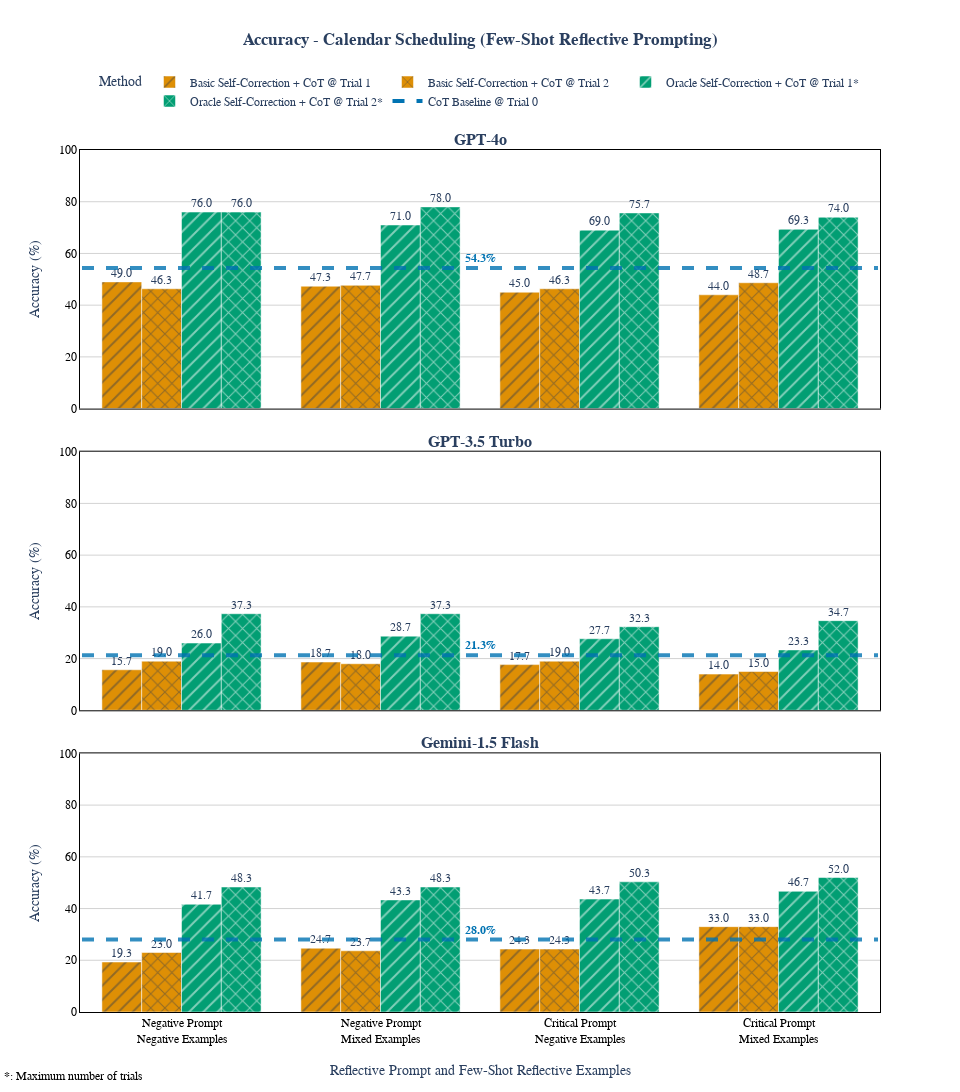

The code cell stored with this chart in its notebook:
### Code cell
import plotly.graph_objects as go
from plotly.subplots import make_subplots
import numpy as np

# Ensure mapping dictionaries are defined correctly
prompt_example_mapping = {
    'negative_prompt_negative_examples': 'Negative Prompt<br>Negative Examples',
    'negative_prompt_mixed_examples': 'Negative Prompt<br>Mixed Examples',
    'critical_prompt_negative_examples': 'Critical Prompt<br>Negative Examples',
    'critical_prompt_mixed_examples': 'Critical Prompt<br>Mixed Examples',
}

# Customize x-axis category order with new labels
desired_prompt_order = [
    'Negative Prompt<br>Negative Examples',
    'Negative Prompt<br>Mixed Examples',
    'Critical Prompt<br>Negative Examples',
    'Critical Prompt<br>Mixed Examples'
]

# Define pattern styles for each category
pattern_for_category = {
    'Basic Self-Correction + CoT @ Trial 1': '/',
    'Basic Self-Correction + CoT @ Trial 2': 'x',
    'Oracle Self-Correction + CoT @ Trial 1*': '/',
    'Oracle Self-Correction + CoT @ Trial 2*': 'x'
}


method_colors = {
    "Basic Self-Correction + CoT @ Trial 1": colors[1],
    "Basic Self-Correction + CoT @ Trial 2": colors[1],
    "Oracle Self-Correction + CoT @ Trial 1*": colors[2],
    "Oracle Self-Correction + CoT @ Trial 2*": colors[2]
}

# Initialize the figure with 3 subplots (one for each model)
fig = make_subplots(
    rows=3, cols=1,
    subplot_titles=[
        '<b>GPT-4o</b>', 
        '<b>GPT-3.5 Turbo</b>', 
        '<b>Gemini-1.5 Flash</b>'
    ],
    vertical_spacing=0.05,   # Increased from 0.2,
    shared_xaxes=True,
)

# List of models and corresponding data
models_data = [
    ('GPT-4o', gpt4o_other_accuracy_pivot, gpt4o_cot1_pivot),
    ('GPT-3.5-turbo', gpt35_other_accuracy_pivot, gpt35_cot1_pivot),
    ('Gemini-1.5-flash', gemini_other_accuracy_pivot, gemini_cot1_pivot)
]

# Track the methods we've already added to the legend to avoid duplicates
methods_in_legend = set()

# Loop over models to add subplots for each
for i, (model_name, model_data, cot1_pivot) in enumerate(models_data):
    row = i + 1  # Row for the subplot

    # Add a bar for each method for the current model
    for method in desired_order:
        method_data = model_data[model_data['method'] == method].copy()
        if method_data.empty:
            continue  # Skip if there's no data for the method
        # Map the prompt examples to new labels
        method_data['prompt_examples'] = method_data['prompt_examples'].map(prompt_example_mapping)
        # Multiply accuracy by 100
        method_data['accuracy_percent'] = method_data['accuracy'] * 100
        pattern = pattern_for_category.get(method)
        
        # Show legend only for the first occurrence of each method
        showlegend = method not in methods_in_legend
        if showlegend:
            methods_in_legend.add(method)
        
        # Add the bar for this method in the current subplot
        fig.add_trace(go.Bar(
            x=method_data['prompt_examples'],
            y=method_data['accuracy_percent'],
            name=method_name_mapping.get(method, method),
            text=[f"{acc:.1f}" for acc in method_data['accuracy_percent']],  # Remove % symbol
            textposition='outside',
            marker=dict(
                color=method_colors.get(method, '#000000'), 
                pattern=dict(shape=pattern)
            ),
            showlegend=showlegend,
            
        ), row=row, col=1)
    # Calculate the average accuracy for 'cot_1' and convert to percentage
    cot1_accuracy = cot1_pivot['accuracy'].iloc[0]  # Assuming only one row for 'cot_1'
    cot1_accuracy_percent = cot1_accuracy * 100

    # Add a horizontal line for 'cot_1' accuracy
    fig.add_shape(
        type="line",
        xref=f'x{row}' if row > 1 else 'x',  # Different xref for rows > 1
        yref=f'y{row}',
        x0=-0.5,  # Start just before the first bar
        y0=cot1_accuracy_percent,
        x1=len(desired_prompt_order) - 0.5,  # End just after the last bar
        y1=cot1_accuracy_percent,
        # Compute colors[0] opacity 80% to match the bars
        line=dict(color=colors[0], width=4, dash="dash"),
        opacity=0.8,
        row=row, col=1
    )

    # Add annotation for 'cot_1' accuracy
    fig.add_annotation(
        x=1.5,  # Relative position along the x-axis in paper coordinates
        y=cot1_accuracy_percent,
        xref="paper",
        yref=f"y{row}",
        text=f"<b>{cot1_accuracy_percent:.1f}%</b>",  # Include % symbol in annotation
        showarrow=False,
        font=dict(color=colors[0], size=12),
        align="left",
        yshift=10,
        row=row, col=1
    )


fig.add_trace(go.Scatter(
    x=[None],  # No data points
    y=[None],
    mode='lines',
    line=dict(color=colors[0], width=4, dash='dash'),  # Match the horizontal line's style
    name='CoT Baseline @ Trial 0',  # Legend entry name
    showlegend=True,
))


# Add annotation explaining the asterisk (*) symbol
fig.add_annotation(
    x=-0.11,  # Position at the very left of the plot
    y=-0.065,  # Position slightly below the plot area; adjust as needed
    xref='paper',  # Reference the entire plotting area horizontally
    yref='paper',  # Reference the entire plotting area vertically
    text="<b>*</b>: Maximum number of trials",  # Explanation text
    showarrow=False,  # No arrow pointing to anything
    font=dict(color="black", size=12),  # Font styling
    align="left",  # Left-align the text
    xanchor='left',  # Anchor the text to the left
    yanchor='top',   # Anchor the text to the top
    xshift=10,        # Horizontal shift to move the text slightly right
    yshift=0          # No vertical shift since it's already below the plot
)

# Update layout for grouped bars with modified axes and grid lines
fig.update_layout(
    title={
        'text': '<b>Accuracy - Calendar Scheduling (Few-Shot Reflective Prompting)</b>',
        'y': 0.97,
        'x': 0.5,
        'xanchor': 'center',
        'yanchor': 'top',
    },
    template='plotly_white',
    font=dict(family="Arial", size=12),
    width=960,
    height=1200,  # Adjusted for more space
    margin=dict(t=150, b=0),
    showlegend=True,  # Ensure the legend shows up at the right spot
    legend_title_text='Method',
    legend=dict(
        yanchor="bottom",
        y=1.04,
        xanchor="center",
        x=0.5,
        orientation="h",
        font=dict(family="Arial", size=12),
    )
)

# Update the x-axis and y-axis titles
fig.update_xaxes(
    title_text='Reflective Prompt and Few-Shot Reflective Examples',
    title_font=dict(family="Arial"),
    showgrid=True,
    zeroline=False,
    linecolor='black',
    row=3,
    title_standoff=20 
)

xaxis_props = dict(
    categoryorder='array',
    categoryarray=desired_prompt_order,
    linecolor='black',             # Set x-axis line color to black
    showline=True,                 # Show x-axis line
    tickfont=dict(color='black'),  # Set x-axis tick labels to black
    showgrid=False,                # Remove vertical grid lines
    zeroline=False,                # Remove zero line if not needed
    mirror='all'                   # Mirror x-axis lines on all sides (adds top line)
)

yaxis_props = dict(
    tickformat=None,               # Show numbers without the percent symbol
    linecolor='black',             # Set y-axis line color to black
    showline=True,                 # Show y-axis line
    tickfont=dict(color='black'),  # Set y-axis tick labels to black
    gridcolor='lightgrey',         # Set grid line color to light grey
    gridwidth=1,                   # Increase grid line width for intensity
    zeroline=False,                # Remove zero line if not needed
    mirror='all',                  # Mirror y-axis lines on all sides (adds right line)
    range=[0, 100],                # Show 0 to 100
    tickvals=np.arange(0, 101, 20) # Tick values every 20
)

# Apply x-axis and y-axis settings to all subplots
for row in range(1, 4):  # Loop over 3 rows
    fig.update_xaxes(xaxis_props, row=row, col=1)  # Apply x-axis settings
    fig.update_yaxes(yaxis_props, row=row, col=1)  # Apply y-axis settings

# Update the y-axis for every subplot
for row in range(1, 4):
    fig.update_yaxes(
        title_text='Accuracy (%)',
        title_font=dict(family="Arial"),
        showgrid=True,
        zeroline=False,
        linecolor='black',
        row=row,
        col=1
    )

fig.update_layout(
    margin=dict(b=80)
)
# Show the figure
fig.show()

# Save the figure as a PDF
# Ensure you have the 'kaleido' package installed: pip install kaleido
fig.write_image("accuracy_by_method_prompt_examples_3_models.pdf")

### Figure 1 — Plotly figure (JSON) as saved in the notebook; plotly's stock layout.template omitted (floating-point values rounded to 4 significant figures)
{"data": [{"marker": {"color": "#DE8F05", "pattern": {"shape": "/"}}, "name": "Basic Self-Correction + CoT @ Trial 1", "showlegend": true, "text": ["44.0", "45.0", "47.3", "49.0"], "textposition": "outside", "type": "bar", "x": ["Critical Prompt<br>Mixed Examples", "Critical Prompt<br>Negative Examples", "Negative Prompt<br>Mixed Examples", "Negative Prompt<br>Negative Examples"], "xaxis": "x", "y": [44, 45, 47.33, 49], "yaxis": "y"}, {"marker": {"color": "#DE8F05", "pattern": {"shape": "x"}}, "name": "Basic Self-Correction + CoT @ Trial 2", "showlegend": true, "text": ["48.7", "46.3", "47.7", "46.3"], "textposition": "outside", "type": "bar", "x": ["Critical Prompt<br>Mixed Examples", "Critical Prompt<br>Negative Examples", "Negative Prompt<br>Mixed Examples", "Negative Prompt<br>Negative Examples"], "xaxis": "x", "y": [48.67, 46.33, 47.67, 46.33], "yaxis": "y"}, {"marker": {"color": "#029E73", "pattern": {"shape": "/"}}, "name": "Oracle Self-Correction + CoT @ Trial 1*", "showlegend": true, "text": ["69.3", "69.0", "71.0", "76.0"], "textposition": "outside", "type": "bar", "x": ["Critical Prompt<br>Mixed Examples", "Critical Prompt<br>Negative Examples", "Negative Prompt<br>Mixed Examples", "Negative Prompt<br>Negative Examples"], "xaxis": "x", "y": [69.33, 69, 71, 76], "yaxis": "y"}, {"marker": {"color": "#029E73", "pattern": {"shape": "x"}}, "name": "Oracle Self-Correction + CoT @ Trial 2*", "showlegend": true, "text": ["74.0", "75.7", "78.0", "76.0"], "textposition": "outside", "type": "bar", "x": ["Critical Prompt<br>Mixed Examples", "Critical Prompt<br>Negative Examples", "Negative Prompt<br>Mixed Examples", "Negative Prompt<br>Negative Examples"], "xaxis": "x", "y": [74, 75.67, 78, 76], "yaxis": "y"}, {"marker": {"color": "#DE8F05", "pattern": {"shape": "/"}}, "name": "Basic Self-Correction + CoT @ Trial 1", "showlegend": false, "text": ["14.0", "17.7", "18.7", "15.7"], "textposition": "outside", "type": "bar", "x": ["Critical Prompt<br>Mixed Examples", "Critical Prompt<br>Negative Examples", "Negative Prompt<br>Mixed Examples", "Negative Prompt<br>Negative Examples"], "xaxis": "x2", "y": [14.0, 17.67, 18.67, 15.67], "yaxis": "y2"}, {"marker": {"color": "#DE8F05", "pattern": {"shape": "x"}}, "name": "Basic Self-Correction + CoT @ Trial 2", "showlegend": false, "text": ["15.0", "19.0", "18.0", "19.0"], "textposition": "outside", "type": "bar", "x": ["Critical Prompt<br>Mixed Examples", "Critical Prompt<br>Negative Examples", "Negative Prompt<br>Mixed Examples", "Negative Prompt<br>Negative Examples"], "xaxis": "x2", "y": [15, 19, 18, 19], "yaxis": "y2"}, {"marker": {"color": "#029E73", "pattern": {"shape": "/"}}, "name": "Oracle Self-Correction + CoT @ Trial 1*", "showlegend": false, "text": ["23.3", "27.7", "28.7", "26.0"], "textposition": "outside", "type": "bar", "x": ["Critical Prompt<br>Mixed Examples", "Critical Prompt<br>Negative Examples", "Negative Prompt<br>Mixed Examples", "Negative Prompt<br>Negative Examples"], "xaxis": "x2", "y": [23.33, 27.67, 28.67, 26], "yaxis": "y2"}, {"marker": {"color": "#029E73", "pattern": {"shape": "x"}}, "name": "Oracle Self-Correction + CoT @ Trial 2*", "showlegend": false, "text": ["34.7", "32.3", "37.3", "37.3"], "textposition": "outside", "type": "bar", "x": ["Critical Prompt<br>Mixed Examples", "Critical Prompt<br>Negative Examples", "Negative Prompt<br>Mixed Examples", "Negative Prompt<br>Negative Examples"], "xaxis": "x2", "y": [34.67, 32.33, 37.33, 37.33], "yaxis": "y2"}, {"marker": {"color": "#DE8F05", "pattern": {"shape": "/"}}, "name": "Basic Self-Correction + CoT @ Trial 1", "showlegend": false, "text": ["33.0", "24.3", "24.7", "19.3"], "textposition": "outside", "type": "bar", "x": ["Critical Prompt<br>Mixed Examples", "Critical Prompt<br>Negative Examples", "Negative Prompt<br>Mixed Examples", "Negative Prompt<br>Negative Examples"], "xaxis": "x3", "y": [33, 24.33, 24.67, 19.33], "yaxis": "y3"}, {"marker": {"color": "#DE8F05", "pattern": {"shape": "x"}}, "name": "Basic Self-Correction + CoT @ Trial 2", "showlegend": false, "text": ["33.0", "24.3", "23.7", "23.0"], "textposition": "outside", "type": "bar", "x": ["Critical Prompt<br>Mixed Examples", "Critical Prompt<br>Negative Examples", "Negative Prompt<br>Mixed Examples", "Negative Prompt<br>Negative Examples"], "xaxis": "x3", "y": [33, 24.33, 23.67, 23], "yaxis": "y3"}, {"marker": {"color": "#029E73", "pattern": {"shape": "/"}}, "name": "Oracle Self-Correction + CoT @ Trial 1*", "showlegend": false, "text": ["46.7", "43.7", "43.3", "41.7"], "textposition": "outside", "type": "bar", "x": ["Critical Prompt<br>Mixed Examples", "Critical Prompt<br>Negative Examples", "Negative Prompt<br>Mixed Examples", "Negative Prompt<br>Negative Examples"], "xaxis": "x3", "y": [46.67, 43.67, 43.33, 41.67], "yaxis": "y3"}, {"marker": {"color": "#029E73", "pattern": {"shape": "x"}}, "name": "Oracle Self-Correction + CoT @ Trial 2*", "showlegend": false, "text": ["52.0", "50.3", "48.3", "48.3"], "textposition": "outside", "type": "bar", "x": ["Critical Prompt<br>Mixed Examples", "Critical Prompt<br>Negative Examples", "Negative Prompt<br>Mixed Examples", "Negative Prompt<br>Negative Examples"], "xaxis": "x3", "y": [52, 50.33, 48.33, 48.33], "yaxis": "y3"}, {"line": {"color": "#0173B2", "dash": "dash", "width": 4}, "mode": "lines", "name": "CoT Baseline @ Trial 0", "showlegend": true, "type": "scatter", "x": [null], "y": [null]}], "layout": {"annotations": [{"font": {"size": 16}, "showarrow": false, "text": "<b>GPT-4o</b>", "x": 0.5, "xanchor": "center", "xref": "paper", "y": 1, "yanchor": "bottom", "yref": "paper"}, {"font": {"size": 16}, "showarrow": false, "text": "<b>GPT-3.5 Turbo</b>", "x": 0.5, "xanchor": "center", "xref": "paper", "y": 0.65, "yanchor": "bottom", "yref": "paper"}, {"font": {"size": 16}, "showarrow": false, "text": "<b>Gemini-1.5 Flash</b>", "x": 0.5, "xanchor": "center", "xref": "paper", "y": 0.3, "yanchor": "bottom", "yref": "paper"}, {"align": "left", "font": {"color": "#0173B2", "size": 12}, "showarrow": false, "text": "<b>54.3%</b>", "x": 1.5, "xref": "x", "y": 54.33, "yref": "y", "yshift": 10}, {"align": "left", "font": {"color": "#0173B2", "size": 12}, "showarrow": false, "text": "<b>21.3%</b>", "x": 1.5, "xref": "x2", "y": 21.33, "yref": "y2", "yshift": 10}, {"align": "left", "font": {"color": "#0173B2", "size": 12}, "showarrow": false, "text": "<b>28.0%</b>", "x": 1.5, "xref": "x3", "y": 28.0, "yref": "y3", "yshift": 10}, {"align": "left", "font": {"color": "black", "size": 12}, "showarrow": false, "text": "<b>*</b>: Maximum number of trials", "x": -0.11, "xanchor": "left", "xref": "paper", "xshift": 10, "y": -0.065, "yanchor": "top", "yref": "paper", "yshift": 0}], "font": {"family": "Arial", "size": 12}, "height": 1200, "legend": {"font": {"family": "Arial", "size": 12}, "orientation": "h", "title": {"text": "Method"}, "x": 0.5, "xanchor": "center", "y": 1.04, "yanchor": "bottom"}, "margin": {"b": 80, "t": 150}, "shapes": [{"line": {"color": "#0173B2", "dash": "dash", "width": 4}, "opacity": 0.8, "type": "line", "x0": -0.5, "x1": 3.5, "xref": "x", "y0": 54.33, "y1": 54.33, "yref": "y"}, {"line": {"color": "#0173B2", "dash": "dash", "width": 4}, "opacity": 0.8, "type": "line", "x0": -0.5, "x1": 3.5, "xref": "x2", "y0": 21.33, "y1": 21.33, "yref": "y2"}, {"line": {"color": "#0173B2", "dash": "dash", "width": 4}, "opacity": 0.8, "type": "line", "x0": -0.5, "x1": 3.5, "xref": "x3", "y0": 28.0, "y1": 28.0, "yref": "y3"}], "showlegend": true, "title": {"text": "<b>Accuracy - Calendar Scheduling (Few-Shot Reflective Prompting)</b>", "x": 0.5, "xanchor": "center", "y": 0.97, "yanchor": "top"}, "width": 960, "xaxis": {"anchor": "y", "categoryarray": ["Negative Prompt<br>Negative Examples", "Negative Prompt<br>Mixed Examples", "Critical Prompt<br>Negative Examples", "Critical Prompt<br>Mixed Examples"], "categoryorder": "array", "domain": [0, 1], "linecolor": "black", "matches": "x3", "mirror": "all", "showgrid": false, "showline": true, "showticklabels": false, "tickfont": {"color": "black"}, "zeroline": false}, "xaxis2": {"anchor": "y2", "categoryarray": ["Negative Prompt<br>Negative Examples", "Negative Prompt<br>Mixed Examples", "Critical Prompt<br>Negative Examples", "Critical Prompt<br>Mixed Examples"], "categoryorder": "array", "domain": [0, 1], "linecolor": "black", "matches": "x3", "mirror": "all", "showgrid": false, "showline": true, "showticklabels": false, "tickfont": {"color": "black"}, "zeroline": false}, "xaxis3": {"anchor": "y3", "categoryarray": ["Negative Prompt<br>Negative Examples", "Negative Prompt<br>Mixed Examples", "Critical Prompt<br>Negative Examples", "Critical Prompt<br>Mixed Examples"], "categoryorder": "array", "domain": [0, 1], "linecolor": "black", "mirror": "all", "showgrid": false, "showline": true, "tickfont": {"color": "black"}, "title": {"font": {"family": "Arial"}, "standoff": 20, "text": "Reflective Prompt and Few-Shot Reflective Examples"}, "zeroline": false}, "yaxis": {"anchor": "x", "domain": [0.7, 1], "gridcolor": "lightgrey", "gridwidth": 1, "linecolor": "black", "mirror": "all", "range": [0, 100], "showgrid": true, "showline": true, "tickfont": {"color": "black"}, "tickvals": [0, 20, 40, 60, 80, 100], "title": {"font": {"family": "Arial"}, "text": "Accuracy (%)"}, "zeroline": false}, "yaxis2": {"anchor": "x2", "domain": [0.35, 0.65], "gridcolor": "lightgrey", "gridwidth": 1, "linecolor": "black", "mirror": "all", "range": [0, 100], "showgrid": true, "showline": true, "tickfont": {"color": "black"}, "tickvals": [0, 20, 40, 60, 80, 100], "title": {"font": {"family": "Arial"}, "text": "Accuracy (%)"}, "zeroline": false}, "yaxis3": {"anchor": "x3", "domain": [0, 0.3], "gridcolor": "lightgrey", "gridwidth": 1, "linecolor": "black", "mirror": "all", "range": [0, 100], "showgrid": true, "showline": true, "tickfont": {"color": "black"}, "tickvals": [0, 20, 40, 60, 80, 100], "title": {"font": {"family": "Arial"}, "text": "Accuracy (%)"}, "zeroline": false}}}
